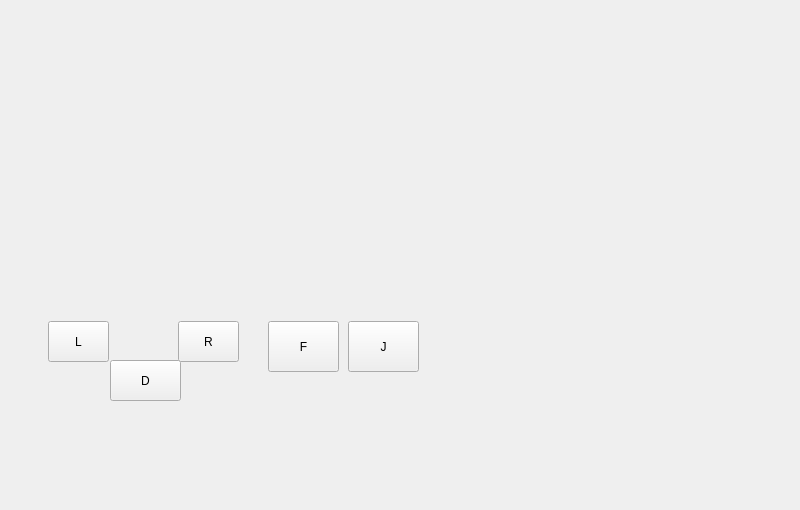
<?xml version="1.0" encoding="UTF-8"?>
<ui version="4.0">
 <class>MainWindow</class>
 <widget class="QMainWindow" name="MainWindow">
  <property name="geometry">
   <rect>
    <x>0</x>
    <y>0</y>
    <width>800</width>
    <height>510</height>
   </rect>
  </property>
  <property name="windowTitle">
   <string>MainWindow</string>
  </property>
  <widget class="QWidget" name="centralwidget">
   <widget class="QPushButton" name="right">
    <property name="geometry">
     <rect>
      <x>178</x>
      <y>321</y>
      <width>61</width>
      <height>41</height>
     </rect>
    </property>
    <property name="text">
     <string>R</string>
    </property>
    <property name="autoDefault">
     <bool>false</bool>
    </property>
    <property name="flat">
     <bool>false</bool>
    </property>
   </widget>
   <widget class="QPushButton" name="left">
    <property name="geometry">
     <rect>
      <x>48</x>
      <y>321</y>
      <width>61</width>
      <height>41</height>
     </rect>
    </property>
    <property name="text">
     <string>L</string>
    </property>
   </widget>
   <widget class="QPushButton" name="fire">
    <property name="geometry">
     <rect>
      <x>268</x>
      <y>321</y>
      <width>71</width>
      <height>51</height>
     </rect>
    </property>
    <property name="text">
     <string>F</string>
    </property>
   </widget>
   <widget class="QPushButton" name="jump">
    <property name="geometry">
     <rect>
      <x>348</x>
      <y>321</y>
      <width>71</width>
      <height>51</height>
     </rect>
    </property>
    <property name="text">
     <string>J</string>
    </property>
   </widget>
   <widget class="QPushButton" name="down">
    <property name="geometry">
     <rect>
      <x>110</x>
      <y>360</y>
      <width>71</width>
      <height>41</height>
     </rect>
    </property>
    <property name="text">
     <string>D</string>
    </property>
   </widget>
  </widget>
 </widget>
 <resources/>
 <connections/>
</ui>
